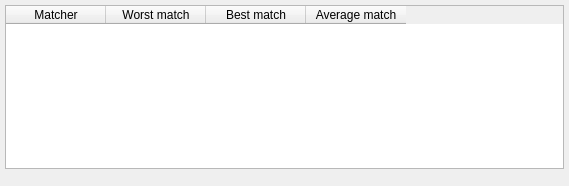
<?xml version="1.0" encoding="UTF-8"?>
<ui version="4.0">
 <class>ViMatchWidget</class>
 <widget class="QWidget" name="ViMatchWidget">
  <property name="geometry">
   <rect>
    <x>0</x>
    <y>0</y>
    <width>569</width>
    <height>186</height>
   </rect>
  </property>
  <property name="maximumSize">
   <size>
    <width>16777215</width>
    <height>16777215</height>
   </size>
  </property>
  <property name="windowTitle">
   <string>Form</string>
  </property>
  <property name="styleSheet">
   <string/>
  </property>
  <layout class="QGridLayout" name="gridLayout">
   <property name="margin">
    <number>5</number>
   </property>
   <property name="spacing">
    <number>5</number>
   </property>
   <item row="0" column="0">
    <widget class="QTableWidget" name="tableWidget">
     <attribute name="horizontalHeaderVisible">
      <bool>true</bool>
     </attribute>
     <attribute name="horizontalHeaderCascadingSectionResizes">
      <bool>false</bool>
     </attribute>
     <attribute name="horizontalHeaderDefaultSectionSize">
      <number>100</number>
     </attribute>
     <attribute name="horizontalHeaderMinimumSectionSize">
      <number>56</number>
     </attribute>
     <attribute name="horizontalHeaderShowSortIndicator" stdset="0">
      <bool>true</bool>
     </attribute>
     <attribute name="horizontalHeaderStretchLastSection">
      <bool>false</bool>
     </attribute>
     <attribute name="verticalHeaderDefaultSectionSize">
      <number>30</number>
     </attribute>
     <attribute name="verticalHeaderMinimumSectionSize">
      <number>21</number>
     </attribute>
     <column>
      <property name="text">
       <string>Matcher</string>
      </property>
     </column>
     <column>
      <property name="text">
       <string>Worst match</string>
      </property>
     </column>
     <column>
      <property name="text">
       <string>Best match</string>
      </property>
     </column>
     <column>
      <property name="text">
       <string>Average match</string>
      </property>
     </column>
    </widget>
   </item>
   <item row="1" column="0">
    <spacer name="verticalSpacer">
     <property name="orientation">
      <enum>Qt::Vertical</enum>
     </property>
     <property name="sizeHint" stdset="0">
      <size>
       <width>20</width>
       <height>40</height>
      </size>
     </property>
    </spacer>
   </item>
  </layout>
 </widget>
 <resources/>
 <connections/>
</ui>
